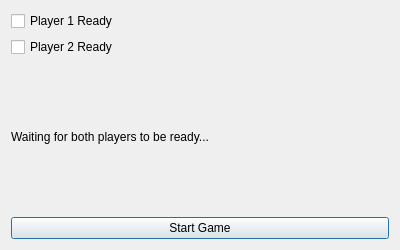
<?xml version="1.0" encoding="UTF-8"?>
<ui version="4.0">
    <class>SelectDialog</class>
    <widget class="QDialog" name="SelectDialog">
        <property name="geometry">
            <rect>
                <x>0</x>
                <y>0</y>
                <width>400</width>
                <height>250</height>
            </rect>
        </property>
        <property name="windowTitle">
            <string>Select Players</string>
        </property>

        <!-- Layout contenant les éléments -->
        <layout class="QVBoxLayout" name="verticalLayout">
            <item>
                <widget class="QCheckBox" name="player1CheckBox">
                    <property name="text">
                        <string>Player 1 Ready</string>
                    </property>
                </widget>
            </item>
            <item>
                <widget class="QCheckBox" name="player2CheckBox">
                    <property name="text">
                        <string>Player 2 Ready</string>
                    </property>
                </widget>
            </item>
            <item>
                <widget class="QLabel" name="statusLabel">
                    <property name="text">
                        <string>Waiting for both players to be ready...</string>
                    </property>
                </widget>
            </item>
            <item>
                <widget class="QPushButton" name="startButton">
                    <property name="text">
                        <string>Start Game</string>
                    </property>
                </widget>
            </item>
        </layout>

    </widget>
</ui>
